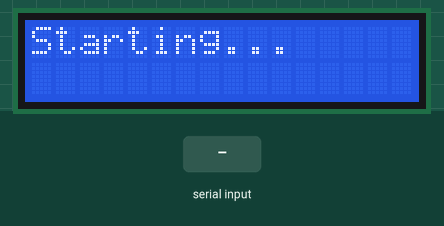
This sketch was run on a simulated Arduino Uno, built with avr-gcc and run on an emulated ATmega328P. Parts: 16×2 character LCD. Inputs (shaded band) come from the test bench.

Above: at 0.1 s.
2.3 s: "1" received over Serial
At 3.5 s:
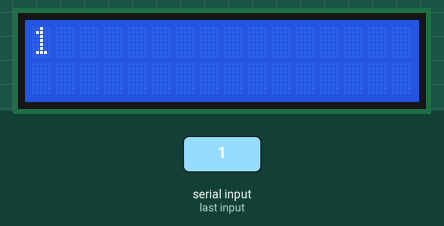
3.8 s: "0" received over Serial
At 4.6 s:
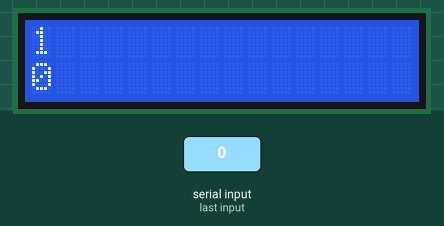
5.3 s: "2" received over Serial
At 5.7 s:
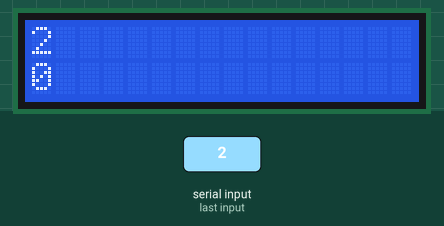
Timing chart, 0 to 8.3 s (numbered marks = the images above; inputs shaded):
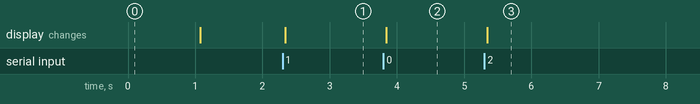

Measured:
- after the input at 2.3 s, the display: changes at once (image 1)
- after the input at 3.8 s, the display: changes at once (image 2)
- after the input at 5.3 s, the display: changes at once (image 3)

The sketch:

sketch_oct2a.ino
```cpp
/*
* Goals:
*   - Capture an input from serial and display it on the LCD Screen
*
* Self Added Goals:
*   - Automatically switch between the lines and clear each one when new input is recieved
*/

#include <Wire.h>
#include <LiquidCrystal_I2C.h>

//LCD PARAMETERS
#define ROW 16
#define COL 2
#define ADDRESS 0x27 //Get this from using the I2C port capture

//Makes an obj called lcd
//with parameters specifed above
LiquidCrystal_I2C lcd(ADDRESS,COL,ROW);

void setup(){

  Serial.begin(115200);
  Serial.setTimeout(10);

  lcd.init();
  lcd.backlight();

  //(0.0) - top left
  //(0,1) - bottom left
  //(COL, ROW)
  lcd.setCursor(0,0);
  lcd.print("Starting...");
  delay(1000);
  lcd.clear();
}

bool checkForInput(){
  if(Serial.available() > 0){
    return true;
  } else {
    return false;
  }
}

void clearRow(int rowToClear){
  for(int i = 0; i < 16; i++){
    lcd.setCursor(i, rowToClear);
    lcd.print(" ");
  }
}

int currentRow = 0;

void loop()
{
  if(checkForInput()){
    if(currentRow == 0){
      clearRow(0);
      lcd.setCursor(0, 0);
      lcd.print(Serial.readString());
      currentRow = 1;
    } else {
      clearRow(1);
      lcd.setCursor(0, 1);
      lcd.print(Serial.readString());
      currentRow = 0;
    }
  }
}
```
